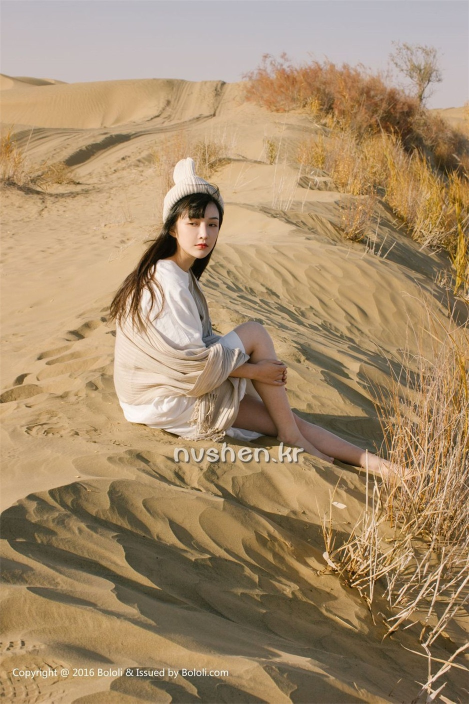
#> input picture day1-15/day15_image/res/1.jpg, 938 x 1407 px (shown at 1/2 size)
$ python 03_image_thumbnail.py
#> lines starting #> are read from the running program, lines starting #| are printed output that depends on the picture
#生成缩略图
from PIL import Image

def main():
    image = Image.open('./res/1.jpg')
#> image is the input picture: PIL image 938x1407 RGB; mean R, G, B 165.9, 140.5, 107.7
    size = 128,128
    image.thumbnail(size)
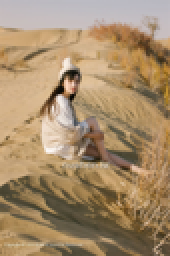
#> image: PIL image 85x128 RGB (shown 2 times larger); mean R, G, B 165.9, 140.5, 107.7
    image.show()

if __name__ == '__main__':
    main()
